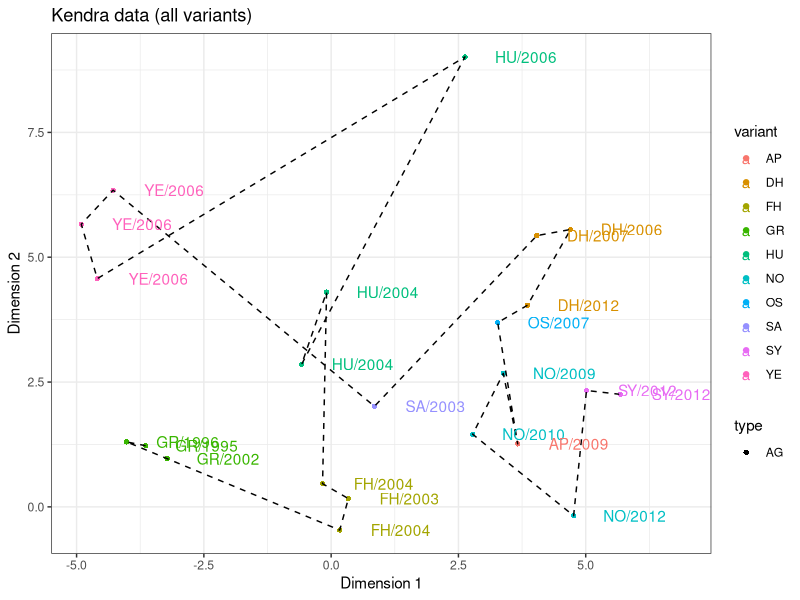

Generate this figure with R: (Note: this script raises an error after producing the figure.)
# compare cartography maps from Debbink and Kendra data

# libraries
library(tidyverse)
library(ggplot2)
library(lubridate)
library(dplyr)
library(cowplot)
library(RColorBrewer)

rm(list = ls())

# ---- Kendra data

dat1 <- read_csv("Data/ac-kendra-all-variants.csv") #
names(dat1) <- c("type","ref","x","y")
head(dat1)

dat1$names <- substr(dat1$ref,7,13)
dat1$variant <- substr(dat1$names,1,2)
dat1$year <- as.numeric(substr(dat1$names,4,7))

dat1b <- dat1 %>% filter(type == "AG")
dat1 <- dat1b[order(dat1b$year),]
# ---- Debbink data

dat2 <- read_csv("Data/ac-debbink-only-04Jan22.csv")
names(dat2) <- c("type","ref","x","y")
head(dat2)
dat2$names <- substr(dat2$ref,7,13)
dat2$variant <- substr(dat2$names,1,2)
dat2$year <- as.numeric(substr(dat2$names,4,8))
dat2 <- dat2[order(dat2$year),]
dat2b <- dat2 %>% filter(type == "AG")

# adjustments
# - on x coord for p2
# make the FH on each the 0,0 co-rdinate
kdxf <-  mean(dat1b$x[dat1b$names == "FH/2004"])
kdyf <-  mean(dat1b$y[dat1b$names == "FH/2004"])
dbxf <-  dat2b$x[dat2b$names == "FH/2002"]
dbyf <-  dat2b$y[dat2b$names == "FH/2002"]

# ** Kendra data - all variants
#             - centered on FH variant
#             - note y has been flipped
#             - no colors
p1 <- ggplot(dat1b,aes(x=x-kdxf,y=-(y-kdyf),group=type,shape=type,col=variant)) +
  geom_point() +
  geom_path(linetype = "dashed",col="black") +
  geom_text(data=dat1b %>% filter(type=="AG"),aes(x=x-kdxf+1.2,y=-(y-kdyf),label=names)) +
  ggtitle("Kendra data (all variants)") +
  scale_fill_brewer(palette="Set1") +
  xlab("Dimension 1") + ylab("Dimension 2") +
  theme_bw()
p1

# use scale_fill_manual() for own color palette 
# see https://stackoverflow.com/questions/6919025/how-to-assign-colors-to-categorical-variables-in-ggplot2-that-have-stable-mappin
# assigning colors to specific values.... does this work?
col1 <- read_csv("Data/noro_variant_colors.csv")

# make variable for cols that corresponds to palette "col1"
dat1b$var_col <- dat1b$variant
oo <- match(dat1b$var_col,col1$Variant) # if NA then not in color scheme so make XX
dat1b$var_col[is.na(oo)] <- "XX"
# relevel required?
dat1b$var_col <- fct_relevel(dat1b$var_col,col1$Variant) 

# palette for present variants
col2 <- col1 
oo <- match(c("FH","HU","DH","YE","OS","NO","SY","XX"),col2$Variant)
col2 <- col1[oo,]

# ** Kendra data - all variants
#                - same plot with colours
p1 <- ggplot(dat1b,aes(x=x-kdxf,y=-(y-kdyf),color=var_col)) +
  geom_point(size=3) +
  scale_color_manual(name = "variant",values = col2$Color) +
  geom_path(linetype = "dashed",col="black") +
  geom_text(data=dat1b %>% filter(type=="AG"),aes(x=x-kdxf+1.2,y=-(y-kdyf),label=names)) +
  ggtitle("Kendra data (all variants)") +
  scale_x_continuous(name = "Dimension 1", breaks = seq(-8,8,4), labels = seq(-8,8,4), limits = c(-6,9.5)) +
  scale_y_continuous(name = "Dimension 2", breaks = seq(-8,8,4), labels = seq(-8,8,4), limits = c(-2,9.5)) +
  theme_bw() +
  theme(aspect.ratio=1)

pdf("Results/kendra_ac_map_all_vars.pdf",height=6,width=7)
p1
dev.off()

# for the cartography, we want co-ordinates that are an average for each year
# note the geom_path is what we want the cartography to follow

cart_ken <- dat1b %>% filter(type == "AG") %>% group_by(var_col) %>% summarize(n=n(),
                                                                               x_coord = mean(x)-kdxf,
                                                                               y_coord = -(mean(y)-kdyf),
                                                                               year=mean(year))
cart_ken <- cart_ken[order(cart_ken$year),]
write.csv(cart_ken,paste0("Data/antigenic_map_kendra_2026.csv"))

dat1b$x_coord <- dat1b$x-kdxf
dat1b$y_coord <- -(dat1b$y-kdyf)

# check what these look like on the data
p1b <- ggplot(dat1b,aes(x=x_coord,y=y_coord,color=var_col)) +
  geom_point(size=3,pch=1) +
  scale_color_manual(name = "variant",values = col2$Color) +
  #geom_path(linetype = "dashed",col="black") +
  geom_text(data=dat1b %>% filter(type=="AG"),aes(x=x-kdxf+1.2,y=-(y-kdyf),label=names)) +
  geom_path(data=cart_ken,aes(x=x_coord,y=y_coord,label=var_col),lty=2,col="black") + 
  geom_point(data=cart_ken,aes(x=x_coord,y=y_coord,label=var_col),pch=19,size=3) +
  #geom_path(linetype = "dashed",col="pink")
  ggtitle("Kendra data (all variants)") +
  scale_x_continuous(name = "Dimension 1", breaks = seq(-8,8,4), labels = seq(-8,8,4), limits = c(-6,9.5)) +
  scale_y_continuous(name = "Dimension 2", breaks = seq(-8,8,4), labels = seq(-8,8,4), limits = c(-2,9.5)) +
  theme_bw() +
  theme(aspect.ratio=1)
  
pdf("Results/kendra_ac_map_all_vars_2026.pdf",height=6,width=7)
p1b
dev.off()
# output "antigenic_map_kendra_noro"
# fields x_coord y_coord inf_times

# --- plots to check how to use correct color scheme
# --- this took spme time to figure out!!

# tmp2 <- data.frame(x=c(1:9),y=c(1:9),cc=col1$Variant[1:9],dd=col1$Color[1:9])
# # relevel required?
# tmp2$cc <- fct_relevel(tmp2$cc,tmp2$cc) 
# 
# ggplot(tmp2, aes(x = x, y = y, colour = cc)) +       
#   geom_point(size=5) + 
#   geom_text(aes(x = x+1, y = y, label = cc)) +
#   scale_color_manual(values=tmp2$dd) # works if one each, but requires relevel
# 
# tmp3 <- rbind(tmp2,tmp2[c(3,5),])
# tmp3$x2 <- 1:11
# 
# # check it works if multiple observations
# ggplot(tmp3, aes(x = x2, y = y, colour = cc)) +       
#   geom_point(size=5) + 
#   geom_text(aes(x = x2+1, y = y, label = cc)) +
#   scale_color_manual(values=tmp2$dd) # works if one each, but requires relevel
# 
# # check it works if one group is missing
# tmp4 <- data.frame(x=c(1:10),y=c(1:10),cc=col1$Variant[1:10],dd=col1$Color[1:10])
# tmp4$cc <- fct_relevel(tmp4$cc,tmp4$cc) 
# tmp4$cc[tmp4$cc=="NO"] <- "XX"
# cp <- tmp4$dd
# cp <- cp[-8]
# 
# ggplot(tmp4, aes(x = x, y = y, colour = cc)) +       
#   geom_point(size=5) + 
#   geom_text(aes(x = x+1, y = y, label = cc)) +
#   scale_color_manual(values=cp) # pink is missing from dataset, and removed from palette.

# debbink data - all variants tested
#              - use same color mapping and scale

# palette for present variants
col3 <- col1 
oo <- match(c("XX","FH","DH","NO","SY"),col3$Variant) # CW in list but not allocated color
col3 <- col1[oo,]

dat2b$var_col <- dat2b$variant
oo <- match(dat2b$var_col,col1$Variant) # if NA then not in color scheme so make XX
dat2b$var_col[is.na(oo)] <- "XX"
# relevel required?
dat2b$var_col <- fct_relevel(dat2b$var_col,col3$Variant) 

p3 <- ggplot(dat2b,aes(x=-x+dbxf,y=y-dbyf,color=var_col)) +
  geom_point(size=3) +
  scale_color_manual(name = "variant",values = col3$Color) +
  geom_path(linetype = "dashed",col="black") +
  geom_text(data=dat2b,aes(x=-(x+dbxf-7),y=(y-dbyf),label=names)) +
  ggtitle("Debbink data (all variants)") +
  scale_x_continuous(name = "Dimension 1", breaks = seq(-8,8,4), labels = seq(-8,8,4), limits = c(-6,9.5)) +
  scale_y_continuous(name = "Dimension 2", breaks = seq(-8,8,4), labels = seq(-8,8,4), limits = c(-2,9.5)) +
  theme_bw() +
  theme(aspect.ratio=1)

pdf("Results/debbink_ac_map_all_vars.pdf",height=6,width=7)
p3
dev.off()

p4 <- plot_grid(p3,p1b)

pdf("Results/Figure2_both_data_ac_update.pdf",height=6,width=12)
p4
dev.off()



# and what happens if I overlay?
#update x and y
dat1b$x_m <- dat1b$x-kdxf# -dat1b$x+kdxf # kendra 
dat1b$y_m <- dat1b$y-kdyf
dat2b$x_m <- -dat2b$x+dbxf # debbink
dat2b$y_m <- dat2b$y-dbyf
# merge
dat1b$source <- "Kendra"
dat2b$source <- "Debbink"
data <- bind_rows(dat1b,dat2b)

p3 <- ggplot(data,aes(x=x_m,y=y_m,label=names,col=source,group=source)) +
  geom_point() +
  geom_path(linetype = "dashed") +
  geom_text(aes(x=x_m+1,y=y_m)) +
  ggtitle("Kendra & Debbink Data") +
  scale_color_brewer(palette="Dark2") +
  xlab("x") + ylab("y")

pdf("compare_kendra_debbink_cartography.pdf",height=4,width=7)
p3
dev.off()

pdf("compare_kendra_debbink_cartography_noHu.pdf",height=4,width=7)
p3
dev.off()

# end
